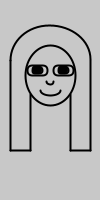
Frame 1 (no input)
Frame 60 (the mouse pressed at the canvas centre just before this capture): identical to frame 1, image omitted
Frame 120 (the mouse held since frame 60 and released just before this capture): identical to frame 1, image omitted

The Processing sketch that drew this single still picture (run headless with seeded random() and noise(); from frame 60 on, the mouse is pressed at the canvas centre):

// Processing sketch: p1_sara
// ── p1_sara.pde
void setup(){
  //frameRate(2);
  size(100,200);  
}
void draw (){
 background(200);
 rectMode(CENTER);
 stroke(0);
 strokeWeight(2);
 
 //CABEZA
 noFill();
 ellipse(50,75,50,60);
 
 //PELO
  arc(50,60,80,70,radians(180),radians(360));
 line(10,60,10,150);
 line(90,60,90,150);
 line(10,150,30,150);
 line(70,150,90,150);
 line(30,150,30,94);
 line(70,150,70,94);
 
 //OJOS
 rect(37,70,20,10,7);
 rect(63,70,20,10,7);
 fill(0);
 rect(37,70,10,7,10);
 rect(63,70,10,7,10);
 
 //BOCA
 noFill();
 arc(50,90,20,10,radians(0),radians(180));
 
 //NARIZ
 arc(50,81,7,7,radians(0),radians(180));
}

// ── sara.pde
void sara (){
background(200);
 rectMode(CENTER);
 stroke(0);
 strokeWeight(2);
 
 //CABEZA
 noFill();
 ellipse(50,75,50,60);
 
 //PELO
  arc(50,60,80,70,radians(180),radians(360));
 line(10,60,10,150);
 line(90,60,90,150);
 line(10,150,30,150);
 line(70,150,90,150);
 line(30,150,30,94);
 line(70,150,70,94);
 
 //OJOS
 rect(37,70,20,10,7);
 rect(63,70,20,10,7);
 fill(0);
 rect(37,70,10,7,10);
 rect(63,70,10,7,10);
 
 //BOCA
 noFill();
 arc(50,90,20,10,radians(0),radians(180));
 
 //NARIZ
 arc(50,81,7,7,radians(0),radians(180));
 }
